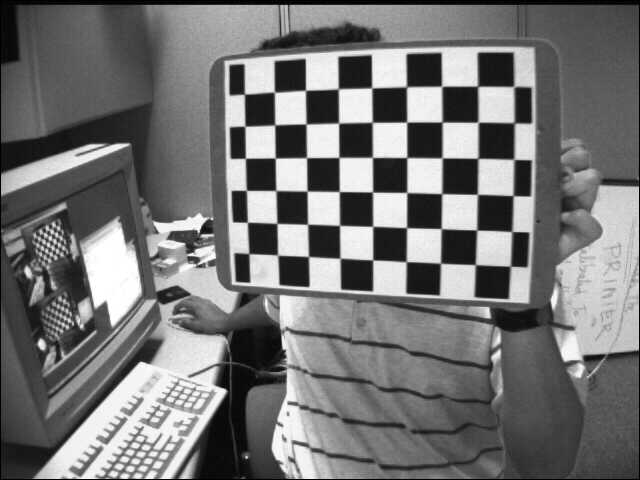
#> input picture docs/jupyter/calibration-chessboard-mono/cal_pics/left01.jpg, 640 x 480 px; its folder holds 4 pictures in this run
$ jupyter execute --allow-errors camera-cal-alt.ipynb   (older library calls are emulated)
#> lines starting #> are read from the running program, lines starting #| are printed output that depends on the picture; long printed decimals are rounded
# Alternate Camera Calibration

This is interesting ... something to keep in mind.

- [git repo](https://github.com/kushalvyas/CameraCalibration/blob/master/src/intrinsic.py)
- [blog](https://kushalvyas.github.io/calib.html)

## Solution

```
M =  13  view images
N =  54  points per image
V.b = 0 Solution :  (6,)
[235.75125989214257, 0.6146167066763768, 535.8598147226537, 537.440265883802, -2.33641346388945, 351.72727057958974]
Intrinsic Camera Matrix is :
[[535.86   -2.336 351.727]
 [  0.    537.44  235.751]
 [  0.      0.      1.   ]]
```

Can you replace `scipy.optimize.least_squares` with `numpy.linalg.lstsq`? Or does it not matter, won't do camera calibration on embedded system ... right?

[cell 1]
# from pprint import pprint
from pathlib import Path

import numpy as np
np.set_printoptions(precision=3)
np.set_printoptions(suppress=True)

import cv2

from colorama import Fore

#> (the rest of this cell did not finish here and is left out)

[cell 2]
PATTERN_SIZE = (9, 6)
SQUARE_SIZE = 1.0

def readImages(pattern):
    p = Path("cal_pics").glob(pattern)
    return [cv2.imread(str(f),0) for f in p]
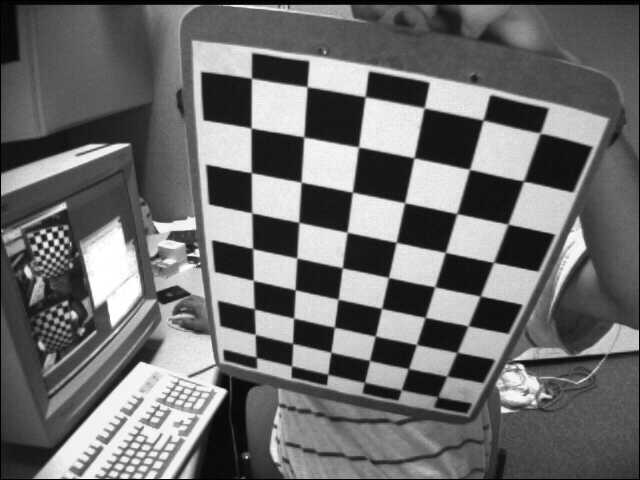
#> input picture docs/jupyter/calibration-chessboard-mono/cal_pics/left02.jpg, 640 x 480 px
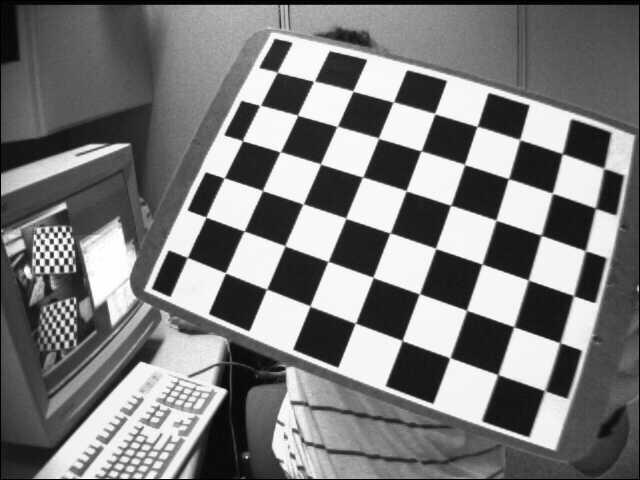
#> input picture docs/jupyter/calibration-chessboard-mono/cal_pics/left03.jpg, 640 x 480 px
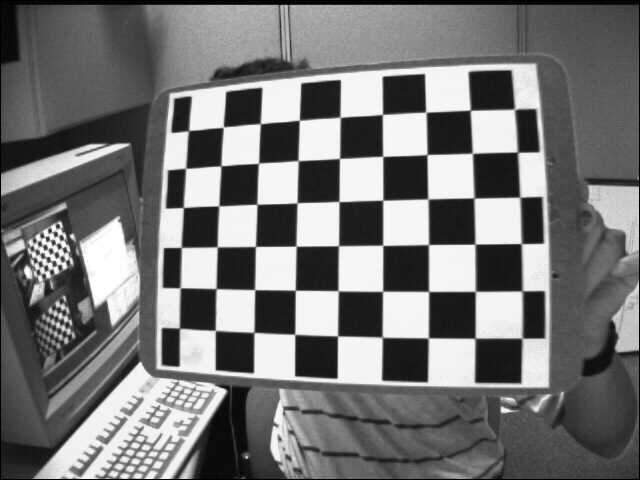
#> input picture docs/jupyter/calibration-chessboard-mono/cal_pics/left04.jpg, 640 x 480 px

def getChessboardCorners(images, visualize=False):
    objp = np.zeros((PATTERN_SIZE[1]*PATTERN_SIZE[0], 3), dtype=np.float64)
    # objp[:,:2] = np.mgrid[0:PATTERN_SIZE[1], 0:PATTERN_SIZE[0]].T.reshape(-1, 2)
    objp[:, :2] = np.indices(PATTERN_SIZE).T.reshape(-1, 2)
    objp *= SQUARE_SIZE

    chessboard_corners = []
    image_points = []
    object_points = []
    correspondences = []
    ctr=0
    for cnt, img in enumerate(images):
        ret, corners = cv2.findChessboardCorners(img, patternSize=PATTERN_SIZE)
        if ret:
            print(f">> [{cnt}] Chessboard Detected ")
            corners = corners.reshape(-1, 2)
            # corners = corners.astype(np.int)
            # corners = corners.astype(np.float64)
            if corners.shape[0] == objp.shape[0] :
                # print(objp[:,:-1].shape)
                image_points.append(corners)

                # append only World_X, World_Y. Because World_Z is ZERO. Just a simple
                # modification for get_normalization_matrix
                object_points.append(objp[:,:-1])
                assert corners.shape == objp[:, :-1].shape, "mismatch shape corners and objp[:,:-1]"
                correspondences.append([corners.astype(np.int), objp[:, :-1].astype(np.int)])
            if visualize:
                # Draw and display the corners
                ec = gray2bgr(img)
                cv2.drawChessboardCorners(ec, PATTERN_SIZE, corners, ret)
                cv2.imwrite(DEBUG_DIR + str(cnt)+".png", ec)
        else:
            print(f"{Fore.RED}*** [{cnt}] Error in detection points ***{Fore.RESET}")

    return correspondences

def normalize_points(chessboard_correspondences):
    views = len(chessboard_correspondences)

    def get_normalization_matrix(pts, name="A"):
        pts = pts.astype(np.float64)
        x_mean, y_mean = np.mean(pts, axis=0)
        var_x, var_y = np.var(pts, axis=0)

        s_x , s_y = np.sqrt(2/var_x), np.sqrt(2/var_y)

        n = np.array([[s_x, 0, -s_x*x_mean], [0, s_y, -s_y*y_mean], [0, 0, 1]])
        # print(n)

        n_inv = np.array([ [1./s_x ,  0 , x_mean], [0, 1./s_y, y_mean] , [0, 0, 1] ])
        return n.astype(np.float64), n_inv.astype(np.float64)


    ret_correspondences = []
    for i in range(views):
        imp, objp = chessboard_correspondences[i]
        N_x, N_x_inv = get_normalization_matrix(objp, "A")
        N_u, N_u_inv = get_normalization_matrix(imp, "B")
        # [6 lines of commented-out code are left out]
        hom_imp = np.array([ [[each[0]], [each[1]], [1.0]] for each in imp])
        hom_objp = np.array([ [[each[0]], [each[1]], [1.0]] for each in objp])


        normalized_hom_imp = hom_imp
        normalized_hom_objp = hom_objp

        for i in range(normalized_hom_objp.shape[0]):
            # 54 points. iterate one by onea
            # all points are homogeneous
            n_o = np.matmul(N_x,normalized_hom_objp[i])
            normalized_hom_objp[i] = n_o/n_o[-1]

            n_u = np.matmul(N_u,normalized_hom_imp[i])
            normalized_hom_imp[i] = n_u/n_u[-1]

        normalized_objp = normalized_hom_objp.reshape(normalized_hom_objp.shape[0], normalized_hom_objp.shape[1])
        normalized_imp = normalized_hom_imp.reshape(normalized_hom_imp.shape[0], normalized_hom_imp.shape[1])

        normalized_objp = normalized_objp[:,:-1]
        normalized_imp = normalized_imp[:,:-1]

        # print(normalized_imp)

        ret_correspondences.append((imp, objp, normalized_imp, normalized_objp, N_u, N_x, N_u_inv, N_x_inv))

    return ret_correspondences

def compute_view_based_homography(correspondence, reproj = False):
    """
    correspondence = (imp, objp, normalized_imp, normalized_objp, N_u, N_x, N_u_inv, N_x_inv)
    """
    image_points = correspondence[0]
    object_points = correspondence[1]
    normalized_image_points = correspondence[2]
    normalized_object_points = correspondence[3]
    N_u = correspondence[4]
    N_x = correspondence[5]
    N_u_inv = correspondence[6]
    N_x_inv = correspondence[7]


    N = len(image_points)
#     print("Number of points in current view : ", N)

    M = np.zeros((2*N, 9), dtype=np.float64)
#     print("Shape of Matrix M : ", M.shape)

#     print("N_model\n", N_x)
#     print("N_observed\n", N_u)

    # create row wise allotment for each 0-2i rows
    # that means 2 rows..
    for i in range(N):
        X, Y = normalized_object_points[i] #A
        u, v = normalized_image_points[i] #B

        row_1 = np.array([ -X, -Y, -1, 0, 0, 0, X*u, Y*u, u])
        row_2 = np.array([ 0, 0, 0, -X, -Y, -1, X*v, Y*v, v])
        M[2*i] = row_1
        M[(2*i) + 1] = row_2

#         print ("p_model {0} \t p_obs {1}".format((X, Y), (u, v)))


    # M.h  = 0 . solve system of linear equations using SVD
    u, s, vh = np.linalg.svd(M)
# [5 lines of commented-out code are left out]

    h_norm = vh[np.argmin(s)]
    h_norm = h_norm.reshape(3, 3)
    # [4 lines of commented-out code are left out]
    h = np.matmul(np.matmul(N_u_inv,h_norm), N_x)

    # if abs(h[2, 2]) > 10e-8:
    h = h[:,:]/h[2, 2]


#     print("Homography for View : \n", h )

    if reproj:
        reproj_error = 0
        for i in range(len(image_points)):
            t1 = np.array([[object_points[i][0]], [object_points[i][1]], [1.0]])
            t = np.matmul(h, t1).reshape(1, 3)
            t = t/t[0][-1]
            formatstring = "Imp {0} | ObjP {1} | Tx {2}".format(image_points[i], object_points[i], t)
#             print(formatstring)
            reproj_error += np.sum(np.abs(image_points[i] - t[0][:-1]))
        reproj_error = np.sqrt(reproj_error/N)/100.0
        print(f"Reprojection error: {reproj_error}")

    return h


# [35 lines left out: functions minimizer_func, jac_function, not called in this run]


def refine_homographies(H, correspondences, skip=False):
    if skip:
        return H

    image_points = correspondence[0]
    object_points = correspondence[1]
    normalized_image_points = correspondence[2]
    normalized_object_points = correspondence[3]
    N_u = correspondence[4]
    N_x = correspondence[5]
    N_u_inv = correspondence[6]
    N_x_inv = correspondence[7]

    N = normalized_object_points.shape[0]
    X = object_points.flatten()
    Y = image_points.flatten()
    h = H.flatten()
    h_prime = opt.least_squares(
        fun=minimizer_func,
        x0=h, jac=jac_function,
        method="lm",
        args=[X, Y, h, N],
        verbose=0
    )


    if h_prime.success:
        H =  h_prime.x.reshape(3, 3)
    H = H/H[2, 2]
    return H


# [49 lines left out: function get_intrinsic_parameters, not called in this run]

[cell 3]
images = readImages("left*.jpg")
#> images = 4 items

chessboard_correspondences = getChessboardCorners(images, False)
#> the loop in getChessboardCorners, `for cnt, img in enumerate(images):` made 4 passes
#| >> [0] Chessboard Detected
#| >> [1] Chessboard Detected
#| >> [2] Chessboard Detected
#| >> [3] Chessboard Detected
#> after the loop in getChessboardCorners, `for cnt, img in enumerate(images):`: image_points = 4 point arrays, longest 54 points
#> chessboard_correspondences = 4 items


chessboard_correspondences_normalized = normalize_points(chessboard_correspondences)
#> in normalize_points, `views = len(chessboard_correspondences)`: views = 4
#> the loop in normalize_points, `for i in range(views):` made 4 passes
#> (N_u, N_u_inv) on passes 1 to 4: ([[0.0164, 0, -6.13], [0, 0.0241, -4.21], [0, 0, 1]], [[61.11, 0, 374.9], [0, 41.43, 174.4], [0, 0, 1]]), ([[0.0173, 0, -6.37], [0, 0.0158, -4.08], [0, 0, 1]], [[57.65, 0, 367.5], [0, 63.48, 258.8], [0, 0, 1]]), ([[0.0123, 0, -4.9], [0, 0.0176, -3.81], [0, 0, 1]], [[81.49, 0, 399.7], [0, 56.66, 216.1], [0, 0, 1]]), ([[0.0129, 0, -4.45], [0, 0.0191, -4.28], [0, 0, 1]], [[77.29, 0, 343.6], [0, 52.47, 224.6], [0, 0, 1]])
#> after the loop in normalize_points, `for i in range(views):`: ret_correspondences = 4 items
#> chessboard_correspondences_normalized = 4 items

print("M = ", len(chessboard_correspondences_normalized), " view images")
#| M =  4  view images
print("N = ", len(chessboard_correspondences_normalized[0][0]),  " points per image")
#| N =  54  points per image

H = []
for correspondence in chessboard_correspondences_normalized:
    H.append(compute_view_based_homography(correspondence, reproj=1))
#> this loop made 4 passes
#> (N_u in compute_view_based_homography, N_u_inv in compute_view_based_homography, reproj_error in compute_view_based_homography) on passes 1 to 3: ([[0.0164, 0, -6.13], [0, 0.0241, -4.21], [0, 0, 1]], [[61.11, 0, 374.9], [0, 41.43, 174.4], [0, 0, 1]], 0.0101), ([[0.0173, 0, -6.37], [0, 0.0158, -4.08], [0, 0, 1]], [[57.65, 0, 367.5], [0, 63.48, 258.8], [0, 0, 1]], 0.0119), ([[0.0123, 0, -4.9], [0, 0.0176, -3.81], [0, 0, 1]], [[81.49, 0, 399.7], [0, 56.66, 216.1], [0, 0, 1]], 0.0149)
#> (N_u in compute_view_based_homography, N_u_inv in compute_view_based_homography, s in compute_view_based_homography, reproj_error in compute_view_based_homography) on pass 4: ([[0.0129, 0, -4.45], [0, 0.0191, -4.28], [0, 0, 1]], [[77.29, 0, 343.6], [0, 52.47, 224.6], [0, 0, 1]], [24.99, 24.5, 17.92, 10.39, 10.39, 10.39, 5.77, 5.73, 0.1], 0.0132)
#| Reprojection error: 0.01011
#| Reprojection error: 0.01186
#| Reprojection error: 0.01495
#| Reprojection error: 0.0132
#> pass 1, in compute_view_based_homography, `u, s, vh = np.linalg.svd(M)`:
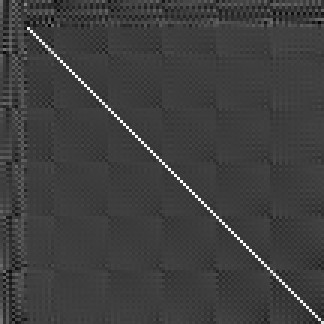
#> u: shape (108, 108) float64 (shown 3 times larger); min -0.315, max 0.975, mean 0.00128; drawn with min black and max white
#> pass 2, in compute_view_based_homography (call 2), `u, s, vh = np.linalg.svd(M)`:
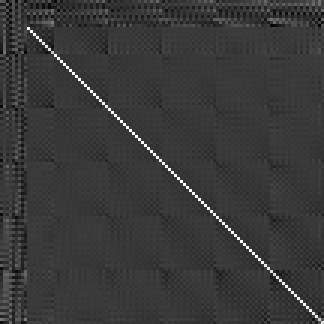
#> u: shape (108, 108) float64 (shown 3 times larger); min -0.283, max 0.974, mean 0.000105; drawn with min black and max white
#> pass 3, in compute_view_based_homography (call 3), `u, s, vh = np.linalg.svd(M)`:
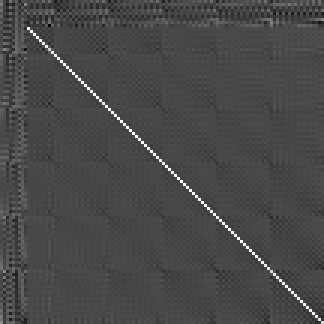
#> u: shape (108, 108) float64 (shown 3 times larger); min -0.387, max 0.976, mean 0.00146; drawn with min black and max white
#> after the loop, H = 4 items

H_r = []
#> (the rest of this cell did not finish here and is left out)
